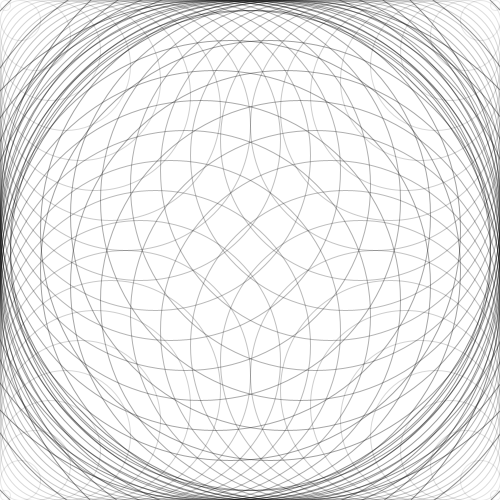
Frame 1 (no input)
Frame 60 (the mouse pressed at the canvas centre just before this capture): identical to frame 1, image omitted
Frame 120 (the mouse held since frame 60 and released just before this capture): identical to frame 1, image omitted

The Processing sketch that drew this single still picture (run headless with seeded random() and noise(); from frame 60 on, the mouse is pressed at the canvas centre):

// Processing sketch: processing_31794
// ── processing_31794.pde

int xPos = 0;
int yPos = 0;
int xPos2 = 490;
int yPos2 = 0;
int xPos3 = 0;
int yPos3 = 490;
int xPos4 = 490;
int yPos4 = 490;
int shapeSize = 10;
int count = 0;
int trans = 100;
int trans2 = 20;

void setup(){
  size(500, 500);
  background(255);
 
  smooth();
  noFill();
  ellipseMode(CORNER);
  frameRate(10);
}

void draw(){
  
  while (count<20){
     stroke(0,trans2);
    ellipse (xPos,yPos,shapeSize,shapeSize);
    ellipse (xPos2,yPos2,shapeSize,shapeSize);
    ellipse (xPos3,yPos3,shapeSize,shapeSize);
    ellipse (xPos4,yPos4,shapeSize,shapeSize);
    stroke(77,218,255,trans);
    
    shapeSize = shapeSize+30;
    trans = trans - 7;
    trans2 = trans2 + 5;
    xPos2 = xPos2 - 30;
    yPos3 = yPos3 - 30;
    xPos4 = xPos4 - 30;
    yPos4 = yPos4 - 30;
    count++;
  }
  xPos = xPos + 100;
  shapeSize = 10;

  
  if(xPos>500){
    xPos = xPos + 15;
    yPos = yPos + 70;
    xPos = 0;
    
  }
  if(yPos>500){
    xPos=0;
    yPos=0;
  }

}
